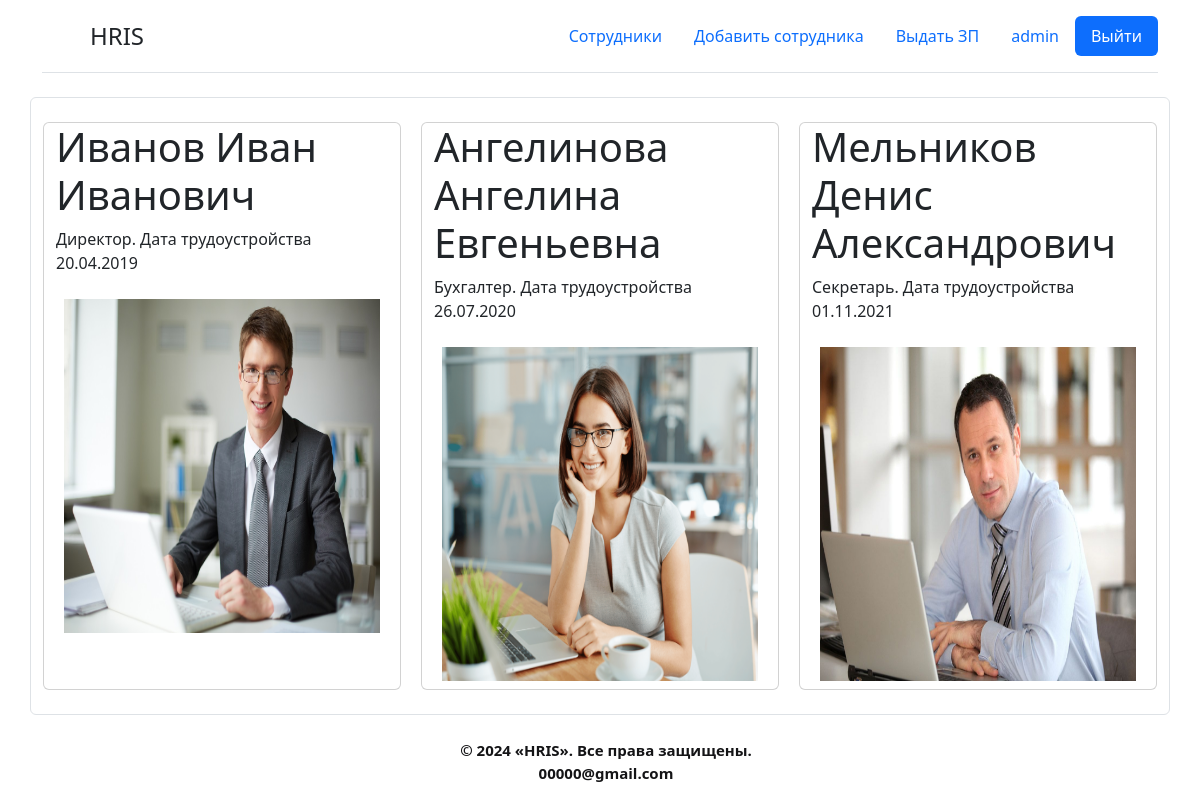
/staffs/ (signed in), run on the app's committed database.
### bd/models.py (models this page shows, shortened)
class AuthUser(models.Model):
    password = models.CharField(max_length=128)
    last_login = models.DateTimeField(blank=True, null=True)
    is_superuser = models.BooleanField()
    username = models.CharField(unique=True, max_length=150)
    last_name = models.CharField(max_length=150)
    email = models.CharField(max_length=254)
    is_staff = models.BooleanField()
    is_active = models.BooleanField()
    date_joined = models.DateTimeField()
    first_name = models.CharField(max_length=150)
    class Meta:
        managed = False
        db_table = 'auth_user'

class Staff(models.Model):
    CHOICE_TYPE = (
        ('1', 'Полная ставка'),
        ('0.5', 'Неполная'),
    )
    name = models.CharField(max_length=50, verbose_name="ФИО")
    type = models.CharField(max_length=50, choices=CHOICE_TYPE, default='1', verbose_name="Ставка")
    character = models.TextField(max_length=100, verbose_name="Должность")
    image = models.ImageField(null=True, blank=True, upload_to="image/")
    class Meta:
        verbose_name = 'Сотрудник'
        verbose_name_plural = 'список сотрудников'

### main/views.py (the view)
# urls.py: path('staffs/', views.staff, name='staff'),
def staff(request):
    staffs = Staff.objects.all()
    return render(request, 'main/Staff.html', {'staffs': staffs})

### main/templates/main/Staff.html (shortened to what this page needs)
{% extends 'main/start.html' %}
{% load static %}
{% block body %}
<div class="container border border-1 rounded p-4" >
  <div class="row" style="display: grid; grid-template-columns: repeat(3,1fr); column-gap: 20px; row-gap: 20px;">
    {% for el in staffs %}
    <div class="card col">
      <h1>{{ el.name }}</h1>
      <p>{{ el.character }}</p>
      <img src="{{ el.image.url }}" class="card-img-top p-2" width="100" height="350" alt="123" title="123">
    </div>
    {% endfor %}
  </div>
</div>
{% endblock %}

### main/templates/main/start.html (shortened to what this page needs)
{% load static %}
<!DOCTYPE html>
<html lang="ru">
<head>
    <link rel="stylesheet" href="{% static 'main/css/main.css' %}">
    <link rel="stylesheet" href="https://cdn.jsdelivr.net/npm/bootstrap@5.2.2/dist/css/bootstrap.min.css">
</head>
<body>
  <div class="container">
      <header class="d-flex flex-wrap justify-content-center py-3 mb-4 border-bottom">
        <a href="/" class="d-flex align-items-center mb-3 mb-md-0 me-md-auto text-dark text-decoration-none">
          <svg class="bi me-2" width="40" height="32"><use xlink:href="#bootstrap"></use></svg>
          <span class="fs-4">HRIS</span>
        </a>
        <ul class="nav nav-pills">
            {% if user.is_authenticated %}
            <li class="nav-item"><a href="{% url 'staff' %}" class="nav-link">Сотрудники</a></li>
             <li class="nav-item"><a href="{% url 'orders' %}" class="nav-link">Добавить сотрудника</a></li>
                <li class="nav-item"><a href="{% url 'request:record' %}" class="nav-link">Выдать ЗП</a></li>
            {% endif %}
            {% if user.is_authenticated %}
            <li class="nav-item"><a class="nav-link">{{ user }}</a> </li>
            <a class="nav-link active" href="{% url 'exit' %}" onclick="event.preventDefault(); document.getElementById('logout-form').submit();">Выйти</a>
            {% else %}
            <li class="nav-item"><a href="{% url 'user' %}" class="nav-link">Войти</a> </li>
            <li class="nav-item"><a href="{% url 'reg' %}" class="nav-link active">Регистрация</a> </li>
            {% endif %}
          </ul>
        </header>
      </div>
      {% block body %} {% endblock body %}
      <div class="footer">
        <footer>© 2024 «HRIS». Все права защищены.
            <address>00000@gmail.com</address>
        </footer>
    </div>
</body>
</html>

### main/static/main/css/main.css (style rules this page uses)
.footer { position: fixed; right: 0; bottom: 0; text-align: center; width: 99%; font-size: 15px; font-weight: bold; color: rgb(20, 20, 22); }

### data on the page
Staff: name "Иванов Иван Иванович", character "Директор. Дата трудоустройства 20.04.2019", image (picture)
Staff: name "Ангелинова Ангелина Евгеньевна", character "Бухгалтер. Дата трудоустройства 26.07.2020", image (picture)
Staff: name "Мельников Денис Александрович", character "Секретарь. Дата трудоустройства 01.11.2021", image (picture)

### other printed values
{{ user }} "admin"
